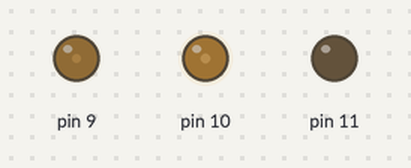
Recording of a sketch running on a simulated Arduino Uno, built with avr-gcc and run on an emulated ATmega328P. Shown: output pins drawn as LEDs (lit = HIGH). What the sketch prints to the serial monitor is not drawn.

Above: at 0.05 s.
At 1.95 s:
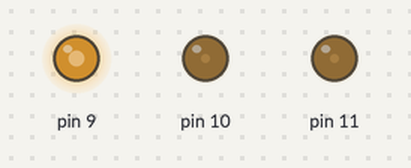
At 3.95 s:
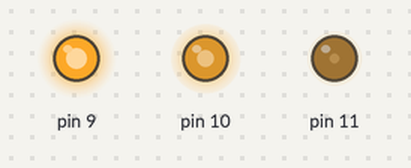
At 7.95 s:
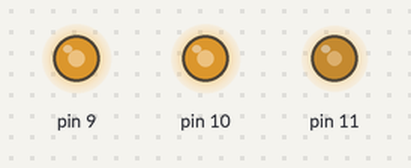
At 11.95 s:
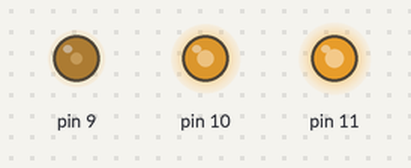
At 15.95 s:
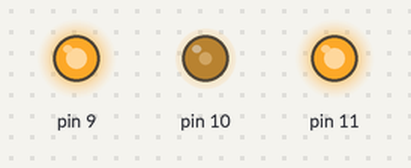
Timing chart, 0 to 20.9 s (numbered marks = the images above):
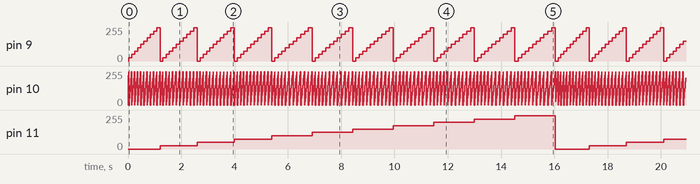

The sketch:

LED_RGB.ino
```cpp
void setup()
{
  Serial.begin(9600);
}

void loop()
{
  for(int r=0; r < 256 ; r = r + 25){
    for(int g=0; g < 256 ; g += 25){
         for(int b=0; b < 256 ; b += 25){
           analogWrite(11,r);  // LED ROJO
           analogWrite( 9,g);  // LED VERDE
           analogWrite(10,b);  // LED AZUL
           delay(1);
           Serial.print(r);
           Serial.print(" ");
           Serial.print(g);
           Serial.print(" ");
           Serial.println(b);
      }
    }
  }
}
```

Measured:
- by itself, pin 10: ramps from 0/255 to 250/255 and jumps back, once every 0.13 s
- by itself, pin 11: repeats every 16.1 s: 50/255 1.4 s, 75/255 1.4 s, 100/255 1.5 s, 125/255 1.5 s, 150/255 1.5 s, 175/255 1.5 s, 200/255 1.5 s, 225/255 1.5 s, 250/255 1.5 s, 0/255 1.3 s, 25/255 1.4 s
- by itself, pin 9: repeats every 1.3 s: 50/255 0.11 s, 75/255 0.11 s, 100/255 0.12 s, 125/255 0.12 s, 150/255 0.12 s, 175/255 0.12 s, 200/255 0.12 s, 225/255 0.12 s, 250/255 0.12 s, 0/255 0.11 s, 25/255 0.12 s
